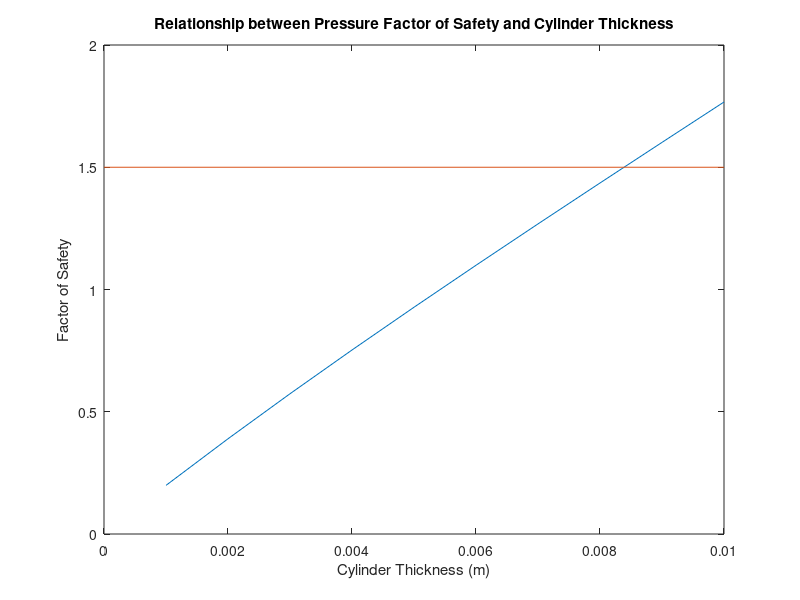
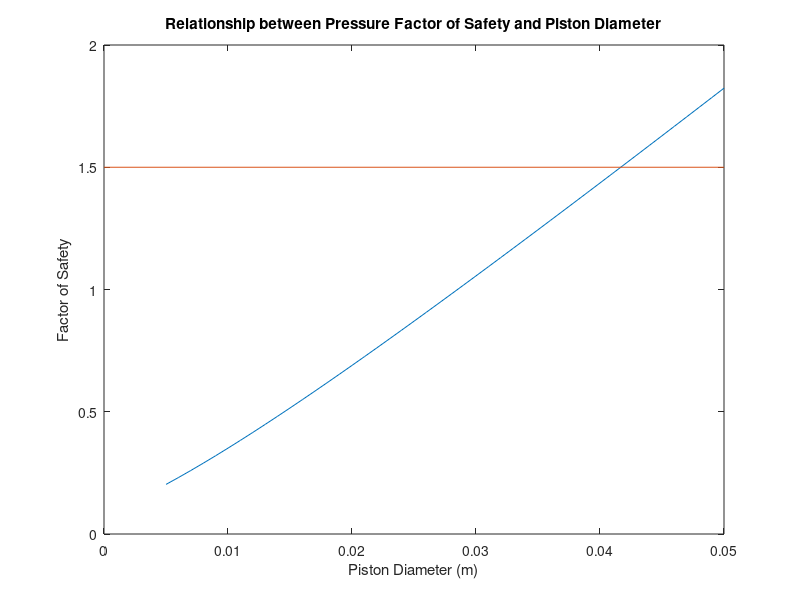

The MATLAB source for these figures, in order:
clear all, close all, clc;

%% Force Balance
h=sqrt((3987.6/2)^2+(1122.4*2/3)^2);
theta=atand(1122.4*2/3/(3987.6/2));
arm=[3114.33 745 2117.53];
f_dir=arm/norm(arm); %unit vector for of piston force direction
f_pos=[-1172.58 1415 1750.95]; %position vector of piston pivot relative to midpoint of bed hinge
w_pos=[-h*cosd(theta+30) 0 h*sind(theta+30)]; %position vector of weight relative to midpoint of bed hinge
mass=23000; %in kg
W=[0 0 -mass*9.8/2]; %weight as a 3d vector

T_W=cross(w_pos,W); %torque due to bed weight
T_F=cross(f_pos, f_dir); %torque vector due to piston force divided by force magnitude
F=-T_W(2)/T_F(2)

%% Buckling
S_y=207*10^6; %Pa

d_shaft=0.005:0.001:0.05;


%% Pressure
thickness_=0.001:0.001:0.01; %matrix of several possible thicknesses

for j=1:length(thickness_) %loop to find FoS at each thickness
d_shaft=0.04;
r_in=d_shaft./2;
a_shaft=pi.*d_shaft.^2./4;
pressure_i=F./a_shaft;

r_out=r_in+thickness_(j);
r=(r_out+r_in)./2;

% axial_stress=(pressure_i.*r_in.^2-pressure_ext.*r_out.^2)/(r_out.^2-r_in.^2)
% tangential_stress=(pressure_i.*r_in.^2-pressure_ext.*r_out.^2)./(r_out.^2-r_in.^2)+(r_in.^2.*r_out.^2.*(pressure_i-pressure_ext))./(r.*(r_out.^2-r_in.^2))
% radial_stress=(pressure_i.*r_in.^2-pressure_ext.*r_out.^2)./(r_out.^2-r_in.^2)-(r_in.^2.*r_out.^2.*(pressure_i-pressure_ext))./(r.*(r_out.^2-r_in.^2))
axial_stress=pressure_i.*r_in.^2./(r_out.^2-r_in.^2);
tangential_stress=r_in.^2.*pressure_i./(r_out.^2-r_in.^2).*(1+r_out.^2./r.^2);
radial_stress=r_in.^2.*pressure_i./(r_out.^2-r_in.^2).*(1-r_out.^2./r.^2);

state=[radial_stress 0 0; 0 tangential_stress 0; 0 0 axial_stress];
omega1=flipud(eig(state))
omega_1p=sqrt(omega1(1,1)^2+omega1(2,1)^2+omega1(3,1)^2-(omega1(1,1).*omega1(2,1)+omega1(2,1).*omega1(3,1)+omega1(1,1).*omega1(3,1)));

N_n=S_y./omega_1p; %Factor of safety calculations based on distortion energy theorem
N_s=S_y.*0.577./(abs(omega1(1,1)-omega1(3,1))./2);
FoSc(j)=min(N_n,N_s);

end

figure
plot(thickness_,FoSc)
hold on
line([0,thickness_(length(thickness_))],[1.5,1.5])
title('Relationship between Pressure Factor of Safety and Cylinder Thickness')
xlabel('Cylinder Thickness (m)')
ylabel('Factor of Safety')

d_shaft=0.005:0.001:0.05; %matrix of shaft diameters
for i=1:length(d_shaft) %loop to find FoS at each diameter
    
r_in=d_shaft(i)./2;
a_shaft=pi.*d_shaft(i).^2./4;
pressure_i=F./a_shaft;
thickness=0.008; %thickness taken from result of previous graph
% thickness=0.02-r_in;
r_out=r_in+thickness;
r=(r_out+r_in)./2;

% axial_stress=(pressure_i.*r_in.^2-pressure_ext.*r_out.^2)/(r_out.^2-r_in.^2)
% tangential_stress=(pressure_i.*r_in.^2-pressure_ext.*r_out.^2)./(r_out.^2-r_in.^2)+(r_in.^2.*r_out.^2.*(pressure_i-pressure_ext))./(r.*(r_out.^2-r_in.^2))
% radial_stress=(pressure_i.*r_in.^2-pressure_ext.*r_out.^2)./(r_out.^2-r_in.^2)-(r_in.^2.*r_out.^2.*(pressure_i-pressure_ext))./(r.*(r_out.^2-r_in.^2))
axial_stress=pressure_i.*r_in.^2./(r_out.^2-r_in.^2);
tangential_stress=r_in.^2.*pressure_i./(r_out.^2-r_in.^2).*(1+r_out.^2./r.^2);
radial_stress=r_in.^2.*pressure_i./(r_out.^2-r_in.^2).*(1-r_out.^2./r.^2);

state=[radial_stress 0 0; 0 tangential_stress 0; 0 0 axial_stress];
omega1=flipud(eig(state))
omega_1p=sqrt(omega1(1,1)^2+omega1(2,1)^2+omega1(3,1)^2-(omega1(1,1).*omega1(2,1)+omega1(2,1).*omega1(3,1)+omega1(1,1).*omega1(3,1)));

N_n=S_y./omega_1p; %Factor of safety calculations based on distortion energy theorem
N_s=S_y.*0.577./(abs(omega1(1,1)-omega1(3,1))./2);
FoS(i)=min(N_n,N_s)

end

figure
plot(d_shaft,FoS)
hold on
line([0,d_shaft(length(d_shaft))],[1.5,1.5])
title('Relationship between Pressure Factor of Safety and Piston Diameter')
xlabel('Piston Diameter (m)')
ylabel('Factor of Safety')

